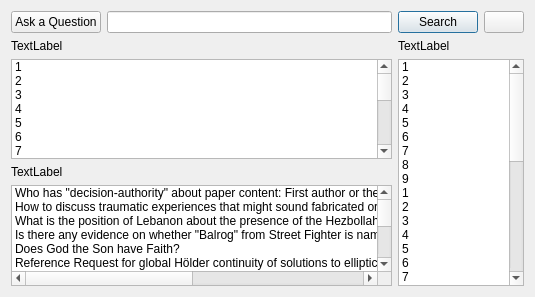
<?xml version="1.0" encoding="UTF-8"?>
<ui version="4.0">
 <class>SecDialog</class>
 <widget class="QDialog" name="SecDialog">
  <property name="geometry">
   <rect>
    <x>0</x>
    <y>0</y>
    <width>535</width>
    <height>297</height>
   </rect>
  </property>
  <property name="windowTitle">
   <string>Dialog</string>
  </property>
  <layout class="QVBoxLayout" name="verticalLayout">
   <item>
    <layout class="QGridLayout" name="gridLayout">
     <item row="0" column="4">
      <widget class="QPushButton" name="pushButton_3">
       <property name="sizePolicy">
        <sizepolicy hsizetype="Maximum" vsizetype="Preferred">
         <horstretch>0</horstretch>
         <verstretch>0</verstretch>
        </sizepolicy>
       </property>
       <property name="text">
        <string>Search</string>
       </property>
      </widget>
     </item>
     <item row="0" column="1" colspan="3">
      <widget class="QLineEdit" name="lineEdit">
       <property name="sizePolicy">
        <sizepolicy hsizetype="Minimum" vsizetype="Preferred">
         <horstretch>0</horstretch>
         <verstretch>0</verstretch>
        </sizepolicy>
       </property>
      </widget>
     </item>
     <item row="2" column="4" rowspan="3" colspan="2">
      <widget class="QListWidget" name="listWidget_2">
       <property name="sizePolicy">
        <sizepolicy hsizetype="Preferred" vsizetype="Expanding">
         <horstretch>0</horstretch>
         <verstretch>0</verstretch>
        </sizepolicy>
       </property>
       <item>
        <property name="text">
         <string>1</string>
        </property>
       </item>
       <item>
        <property name="text">
         <string>2</string>
        </property>
       </item>
       <item>
        <property name="text">
         <string>3</string>
        </property>
       </item>
       <item>
        <property name="text">
         <string>4</string>
        </property>
       </item>
       <item>
        <property name="text">
         <string>5</string>
        </property>
       </item>
       <item>
        <property name="text">
         <string>6</string>
        </property>
       </item>
       <item>
        <property name="text">
         <string>7</string>
        </property>
       </item>
       <item>
        <property name="text">
         <string>8</string>
        </property>
       </item>
       <item>
        <property name="text">
         <string>9</string>
        </property>
       </item>
       <item>
        <property name="text">
         <string>1</string>
        </property>
       </item>
       <item>
        <property name="text">
         <string>2</string>
        </property>
       </item>
       <item>
        <property name="text">
         <string>3</string>
        </property>
       </item>
       <item>
        <property name="text">
         <string>4</string>
        </property>
       </item>
       <item>
        <property name="text">
         <string>5</string>
        </property>
       </item>
       <item>
        <property name="text">
         <string>6</string>
        </property>
       </item>
       <item>
        <property name="text">
         <string>7</string>
        </property>
       </item>
       <item>
        <property name="text">
         <string>8</string>
        </property>
       </item>
       <item>
        <property name="text">
         <string>9</string>
        </property>
       </item>
       <item>
        <property name="text">
         <string>1</string>
        </property>
       </item>
       <item>
        <property name="text">
         <string>2</string>
        </property>
       </item>
       <item>
        <property name="text">
         <string>3</string>
        </property>
       </item>
       <item>
        <property name="text">
         <string>4</string>
        </property>
       </item>
       <item>
        <property name="text">
         <string>5</string>
        </property>
       </item>
       <item>
        <property name="text">
         <string>6</string>
        </property>
       </item>
       <item>
        <property name="text">
         <string>7</string>
        </property>
       </item>
       <item>
        <property name="text">
         <string>8</string>
        </property>
       </item>
       <item>
        <property name="text">
         <string>9</string>
        </property>
       </item>
       <item>
        <property name="text">
         <string>1</string>
        </property>
       </item>
       <item>
        <property name="text">
         <string>2</string>
        </property>
       </item>
       <item>
        <property name="text">
         <string>3</string>
        </property>
       </item>
       <item>
        <property name="text">
         <string>4</string>
        </property>
       </item>
       <item>
        <property name="text">
         <string>5</string>
        </property>
       </item>
       <item>
        <property name="text">
         <string>6</string>
        </property>
       </item>
       <item>
        <property name="text">
         <string>7</string>
        </property>
       </item>
       <item>
        <property name="text">
         <string>8</string>
        </property>
       </item>
       <item>
        <property name="text">
         <string>9</string>
        </property>
       </item>
      </widget>
     </item>
     <item row="4" column="0" colspan="4">
      <widget class="QListWidget" name="listWidget">
       <property name="sizePolicy">
        <sizepolicy hsizetype="Minimum" vsizetype="Maximum">
         <horstretch>0</horstretch>
         <verstretch>0</verstretch>
        </sizepolicy>
       </property>
       <item>
        <property name="text">
         <string>Who has &quot;decision-authority&quot; about paper content: First author or the co-author with the higher academic rank?</string>
        </property>
       </item>
       <item>
        <property name="text">
         <string>How to discuss traumatic experiences that might sound fabricated or distorted in graduate school applications</string>
        </property>
       </item>
       <item>
        <property name="text">
         <string>What is the position of Lebanon about the presence of the Hezbollah on its territory?</string>
        </property>
       </item>
       <item>
        <property name="text">
         <string>Is there any evidence on whether &quot;Balrog&quot; from Street Fighter is named after the Balrogs in The Lord of the Rings?</string>
        </property>
       </item>
       <item>
        <property name="text">
         <string>Does God the Son have Faith?</string>
        </property>
       </item>
       <item>
        <property name="text">
         <string>Reference Request for global Hölder continuity of solutions to elliptic PDEs</string>
        </property>
       </item>
       <item>
        <property name="text">
         <string>Draw a string as a binary tree</string>
        </property>
       </item>
       <item>
        <property name="text">
         <string>Disk-sound after mounting</string>
        </property>
       </item>
       <item>
        <property name="text">
         <string>Is it possible to have two normally open circuits and use one switch to close one or the other (never both at once for my purposes)?</string>
        </property>
       </item>
       <item>
        <property name="text">
         <string>Covering directions with rational circles</string>
        </property>
       </item>
       <item>
        <property name="text">
         <string>How do I justify a society where people have two permanent homes: a summer home and a winter home?</string>
        </property>
       </item>
       <item>
        <property name="text">
         <string>Why do communists claim that capitalism began at the Industrial Revolution?</string>
        </property>
       </item>
       <item>
        <property name="text">
         <string>A short series of books in which the main character belongs to a race of beings who can create/reset the universe</string>
        </property>
       </item>
       <item>
        <property name="text">
         <string>Why are sportsmen not desirous to have others of their persuasion move in?</string>
        </property>
       </item>
       <item>
        <property name="text">
         <string>What do the Apollo crew mean by &quot;you're five square&quot;</string>
        </property>
       </item>
       <item>
        <property name="text">
         <string>Prepping basement for drywall; how to deal with electrical wires running across joists?</string>
        </property>
       </item>
       <item>
        <property name="text">
         <string>In a perfect vacuum, shouldn't every solid be above its sublimation point, since its vapor pressure must exceed the atmospheric pressure?</string>
        </property>
       </item>
      </widget>
     </item>
     <item row="0" column="5">
      <widget class="QPushButton" name="pushButton_2">
       <property name="sizePolicy">
        <sizepolicy hsizetype="Maximum" vsizetype="Preferred">
         <horstretch>0</horstretch>
         <verstretch>0</verstretch>
        </sizepolicy>
       </property>
       <property name="text">
        <string/>
       </property>
      </widget>
     </item>
     <item row="2" column="0" colspan="4">
      <widget class="QListWidget" name="listWidget_3">
       <property name="sizePolicy">
        <sizepolicy hsizetype="Preferred" vsizetype="Maximum">
         <horstretch>0</horstretch>
         <verstretch>0</verstretch>
        </sizepolicy>
       </property>
       <item>
        <property name="text">
         <string>1</string>
        </property>
       </item>
       <item>
        <property name="text">
         <string>2</string>
        </property>
       </item>
       <item>
        <property name="text">
         <string>3</string>
        </property>
       </item>
       <item>
        <property name="text">
         <string>4</string>
        </property>
       </item>
       <item>
        <property name="text">
         <string>5</string>
        </property>
       </item>
       <item>
        <property name="text">
         <string>6</string>
        </property>
       </item>
       <item>
        <property name="text">
         <string>7</string>
        </property>
       </item>
       <item>
        <property name="text">
         <string>8</string>
        </property>
       </item>
       <item>
        <property name="text">
         <string>9</string>
        </property>
       </item>
       <item>
        <property name="text">
         <string>10</string>
        </property>
       </item>
       <item>
        <property name="text">
         <string>11</string>
        </property>
       </item>
       <item>
        <property name="text">
         <string>12</string>
        </property>
       </item>
       <item>
        <property name="text">
         <string>13</string>
        </property>
       </item>
       <item>
        <property name="text">
         <string>14</string>
        </property>
       </item>
       <item>
        <property name="text">
         <string>15</string>
        </property>
       </item>
       <item>
        <property name="text">
         <string>16</string>
        </property>
       </item>
       <item>
        <property name="text">
         <string>17</string>
        </property>
       </item>
       <item>
        <property name="text">
         <string>18</string>
        </property>
       </item>
       <item>
        <property name="text">
         <string>19</string>
        </property>
       </item>
       <item>
        <property name="text">
         <string>20</string>
        </property>
       </item>
      </widget>
     </item>
     <item row="0" column="0">
      <widget class="QPushButton" name="pushButton">
       <property name="sizePolicy">
        <sizepolicy hsizetype="Maximum" vsizetype="Preferred">
         <horstretch>0</horstretch>
         <verstretch>0</verstretch>
        </sizepolicy>
       </property>
       <property name="text">
        <string>Ask a Question</string>
       </property>
      </widget>
     </item>
     <item row="3" column="0">
      <widget class="QLabel" name="label_3">
       <property name="text">
        <string>TextLabel</string>
       </property>
      </widget>
     </item>
     <item row="1" column="0" colspan="2">
      <widget class="QLabel" name="label_2">
       <property name="text">
        <string>TextLabel</string>
       </property>
      </widget>
     </item>
     <item row="1" column="4" colspan="2">
      <widget class="QLabel" name="label">
       <property name="text">
        <string>TextLabel</string>
       </property>
      </widget>
     </item>
    </layout>
   </item>
  </layout>
 </widget>
 <resources/>
 <connections/>
</ui>
